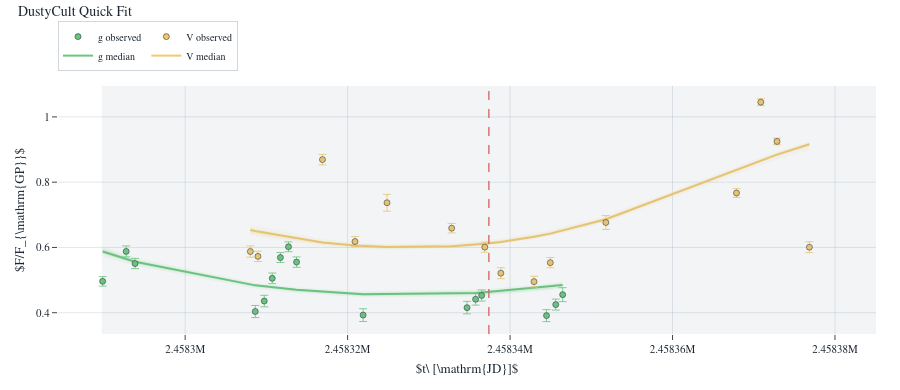

Notebook code for this chart:
### Markdown cell above
## Summary And Example Display

Use this after the smoke test or full run. It reloads from SQLite instead of trusting in-memory results.

### Code cell
candidate_ids = reviewed_dippers['candidate_id'].astype(str).tolist()
final_fits = reload_existing_fits(candidate_ids)

display(final_fits.groupby(['mode', 'status'], dropna=False).size().reset_index(name='n') if not final_fits.empty else Markdown('No DustyCult fits found.'))
display(final_fits.sort_values(['candidate_id', 'mode']) if not final_fits.empty else final_fits)

quick_final = final_fits[final_fits['mode'].astype(str).eq('quick')].copy() if not final_fits.empty else pd.DataFrame()
quick_good = quick_final[quick_final['status'].astype(str).isin(GOOD_STATUSES)].copy() if not quick_final.empty else pd.DataFrame()
print(f'Quick ok/warning fits: {len(quick_good)} / {len(reviewed_dippers)}')


def _display_rows_table(rows: list[tuple[str, str]] | list[tuple[str, str, str, str]]) -> None:
    if not rows:
        return
    frame = pd.DataFrame(rows)
    display(frame)


def _load_selected_dustycult_fit(candidate_id: str, mode: str | None = None):
    with db_connect(DB_PATH) as conn:
        fits = load_dustycult_fits(conn, candidate_id)
        fit_row = select_dustycult_display_row(fits, mode=mode)
        if fit_row is None:
            raise ValueError(f'No DustyCult fit row found for {candidate_id}')
        selected_mode = str(fit_row.get('mode') or 'quick')
        curves = load_dustycult_curve(conn, candidate_id, selected_mode)
    return fit_row, curves


def display_dustycult_review_panel(candidate_id: str, mode: str | None = None) -> None:
    fit_row, curves = _load_selected_dustycult_fit(candidate_id, mode)
    selected_mode = str(fit_row.get('mode') or 'quick')
    display(Markdown(f'### `{candidate_id}` DustyCult `{selected_mode}`'))
    _display_rows_table(dustycult_fit_metadata_rows(fit_row))
    if curves is not None and not curves.empty:
        display(build_dustycult_fit_figure(curves, fit_row, theme='white'))
    try:
        display(build_dustycult_occulter_figure(fit_row, theme='white', grid_n=501))
    except Exception as exc:
        display(Markdown(f'Occulter plot unavailable: `{exc}`'))
    _display_rows_table(dustycult_geometry_rows(fit_row))
    _display_rows_table(dustycult_posterior_rows(fit_row, limit=None))


if quick_good.empty:
    display(Markdown('No ok/warning quick fits are available yet.'))
else:
    example = quick_good.sort_values(['status', 'candidate_id']).iloc[0]
    display_dustycult_review_panel(str(example['candidate_id']), EXAMPLE_PLOT_MODE)

### Figure 1 — Plotly figure (JSON) as saved in the notebook; plotly's stock layout.template omitted (floating-point values rounded to 4 significant figures)
{"data": [{"hoverinfo": "skip", "legendgroup": "g", "line": {"color": "#69c779", "width": 0}, "mode": "lines", "showlegend": false, "type": "scatter", "x": [2458000.0, 2458000.0, 2458000.0, 2458000.0, 2458000.0, 2458000.0, 2458000.0, 2458000.0, 2458000.0, 2458000.0, 2458000.0, 2458000.0, 2458000.0, 2458000.0, 2458000.0, 2458000.0], "y": [0.5724, 0.5513, 0.5442, 0.4743, 0.4707, 0.4679, 0.4652, 0.4627, 0.4604, 0.4474, 0.4488, 0.4501, 0.4511, 0.4679, 0.4712, 0.4738]}, {"fill": "tonexty", "fillcolor": "rgba(105, 199, 121, 0.08)", "hoverinfo": "skip", "legendgroup": "g", "line": {"color": "#69c779", "width": 0}, "mode": "lines", "name": "g 95%", "showlegend": false, "type": "scatter", "x": [2458000.0, 2458000.0, 2458000.0, 2458000.0, 2458000.0, 2458000.0, 2458000.0, 2458000.0, 2458000.0, 2458000.0, 2458000.0, 2458000.0, 2458000.0, 2458000.0, 2458000.0, 2458000.0], "y": [0.6032, 0.5773, 0.5685, 0.4911, 0.4879, 0.4852, 0.4827, 0.4804, 0.478, 0.4655, 0.4685, 0.4699, 0.471, 0.4891, 0.4926, 0.4954]}, {"hoverinfo": "skip", "legendgroup": "g", "line": {"color": "#69c779", "width": 0}, "mode": "lines", "showlegend": false, "type": "scatter", "x": [2458000.0, 2458000.0, 2458000.0, 2458000.0, 2458000.0, 2458000.0, 2458000.0, 2458000.0, 2458000.0, 2458000.0, 2458000.0, 2458000.0, 2458000.0, 2458000.0, 2458000.0, 2458000.0], "y": [0.5807, 0.5579, 0.5501, 0.4792, 0.4757, 0.4728, 0.4701, 0.4674, 0.4649, 0.4516, 0.4529, 0.4542, 0.4553, 0.4721, 0.4752, 0.4777]}, {"fill": "tonexty", "fillcolor": "rgba(105, 199, 121, 0.16)", "hoverinfo": "skip", "legendgroup": "g", "line": {"color": "#69c779", "width": 0}, "mode": "lines", "name": "g 68%", "showlegend": false, "type": "scatter", "x": [2458000.0, 2458000.0, 2458000.0, 2458000.0, 2458000.0, 2458000.0, 2458000.0, 2458000.0, 2458000.0, 2458000.0, 2458000.0, 2458000.0, 2458000.0, 2458000.0, 2458000.0, 2458000.0], "y": [0.5964, 0.5707, 0.5624, 0.4869, 0.4831, 0.4803, 0.4778, 0.4754, 0.4731, 0.4612, 0.4638, 0.4651, 0.4662, 0.4833, 0.4868, 0.4894]}, {"legendgroup": "g", "line": {"color": "#69c779", "width": 2}, "mode": "lines", "name": "g median", "type": "scatter", "x": [2458000.0, 2458000.0, 2458000.0, 2458000.0, 2458000.0, 2458000.0, 2458000.0, 2458000.0, 2458000.0, 2458000.0, 2458000.0, 2458000.0, 2458000.0, 2458000.0, 2458000.0, 2458000.0], "y": [0.5873, 0.5642, 0.5561, 0.4838, 0.4805, 0.4778, 0.4751, 0.4726, 0.4702, 0.4566, 0.4588, 0.4604, 0.4616, 0.4786, 0.4821, 0.4847]}, {"error_y": {"array": [0.01462, 0.01678, 0.01572, 0.01859, 0.01766, 0.01629, 0.0152, 0.01497, 0.01585, 0.01953, 0.01914, 0.01788, 0.0171, 0.01837, 0.01683, 0.02139], "thickness": 0.8, "type": "data", "visible": true}, "legendgroup": "g", "marker": {"color": "#69c779", "line": {"color": "#111827", "width": 0.5}, "size": 6}, "mode": "markers", "name": "g observed", "type": "scatter", "x": [2458000.0, 2458000.0, 2458000.0, 2458000.0, 2458000.0, 2458000.0, 2458000.0, 2458000.0, 2458000.0, 2458000.0, 2458000.0, 2458000.0, 2458000.0, 2458000.0, 2458000.0, 2458000.0], "y": [0.4962, 0.5878, 0.5506, 0.4036, 0.4357, 0.5053, 0.5691, 0.602, 0.5552, 0.3927, 0.4155, 0.4412, 0.4527, 0.3911, 0.4249, 0.4553]}, {"hoverinfo": "skip", "legendgroup": "V", "line": {"color": "#f2c86b", "width": 0}, "mode": "lines", "showlegend": false, "type": "scatter", "x": [2458000.0, 2458000.0, 2458000.0, 2458000.0, 2458000.0, 2458000.0, 2458000.0, 2458000.0, 2458000.0, 2458000.0, 2458000.0, 2458000.0, 2458000.0, 2458000.0, 2458000.0], "y": [0.6372, 0.6325, 0.6033, 0.5956, 0.5919, 0.5965, 0.6051, 0.6106, 0.6253, 0.6344, 0.6767, 0.8263, 0.8522, 0.8688, 0.8979]}, {"fill": "tonexty", "fillcolor": "rgba(242, 200, 107, 0.08)", "hoverinfo": "skip", "legendgroup": "V", "line": {"color": "#f2c86b", "width": 0}, "mode": "lines", "name": "V 95%", "showlegend": false, "type": "scatter", "x": [2458000.0, 2458000.0, 2458000.0, 2458000.0, 2458000.0, 2458000.0, 2458000.0, 2458000.0, 2458000.0, 2458000.0, 2458000.0, 2458000.0, 2458000.0, 2458000.0, 2458000.0], "y": [0.6712, 0.6649, 0.6255, 0.6155, 0.6106, 0.6134, 0.6217, 0.6274, 0.6435, 0.6532, 0.6974, 0.8468, 0.8756, 0.894, 0.9252]}, {"hoverinfo": "skip", "legendgroup": "V", "line": {"color": "#f2c86b", "width": 0}, "mode": "lines", "showlegend": false, "type": "scatter", "x": [2458000.0, 2458000.0, 2458000.0, 2458000.0, 2458000.0, 2458000.0, 2458000.0, 2458000.0, 2458000.0, 2458000.0, 2458000.0, 2458000.0, 2458000.0, 2458000.0, 2458000.0], "y": [0.6438, 0.6392, 0.6092, 0.6, 0.5959, 0.5993, 0.607, 0.6126, 0.6285, 0.6375, 0.6804, 0.8331, 0.8617, 0.8795, 0.9098]}, {"fill": "tonexty", "fillcolor": "rgba(242, 200, 107, 0.16)", "hoverinfo": "skip", "legendgroup": "V", "line": {"color": "#f2c86b", "width": 0}, "mode": "lines", "name": "V 68%", "showlegend": false, "type": "scatter", "x": [2458000.0, 2458000.0, 2458000.0, 2458000.0, 2458000.0, 2458000.0, 2458000.0, 2458000.0, 2458000.0, 2458000.0, 2458000.0, 2458000.0, 2458000.0, 2458000.0, 2458000.0], "y": [0.6608, 0.6549, 0.6199, 0.6115, 0.6065, 0.6093, 0.6168, 0.6226, 0.6386, 0.648, 0.692, 0.8434, 0.8726, 0.8901, 0.9217]}, {"legendgroup": "V", "line": {"color": "#f2c86b", "width": 2}, "mode": "lines", "name": "V median", "type": "scatter", "x": [2458000.0, 2458000.0, 2458000.0, 2458000.0, 2458000.0, 2458000.0, 2458000.0, 2458000.0, 2458000.0, 2458000.0, 2458000.0, 2458000.0, 2458000.0, 2458000.0, 2458000.0], "y": [0.6537, 0.6485, 0.6154, 0.6058, 0.6011, 0.6033, 0.6111, 0.6166, 0.6327, 0.6424, 0.6866, 0.8383, 0.8673, 0.8844, 0.9161]}, {"error_y": {"array": [0.01731, 0.01582, 0.01601, 0.01537, 0.02579, 0.01457, 0.0155, 0.0168, 0.01642, 0.0158, 0.02118, 0.01342, 0.01059, 0.01022, 0.0166], "thickness": 0.8, "type": "data", "visible": true}, "legendgroup": "V", "marker": {"color": "#f2c86b", "line": {"color": "#111827", "width": 0.5}, "size": 6}, "mode": "markers", "name": "V observed", "type": "scatter", "x": [2458000.0, 2458000.0, 2458000.0, 2458000.0, 2458000.0, 2458000.0, 2458000.0, 2458000.0, 2458000.0, 2458000.0, 2458000.0, 2458000.0, 2458000.0, 2458000.0, 2458000.0], "y": [0.5875, 0.5726, 0.8691, 0.6181, 0.7369, 0.659, 0.6009, 0.5211, 0.4953, 0.5533, 0.6764, 0.7668, 1.045, 0.9249, 0.6007]}], "layout": {"font": {"color": "#1c2733", "family": "STIXGeneral, Nimbus Roman, DejaVu Serif", "size": 11}, "height": 390, "legend": {"bgcolor": "rgba(255, 255, 255, 0.92)", "bordercolor": "rgba(120, 140, 158, 0.35)", "borderwidth": 1, "font": {"family": "STIXGeneral, Nimbus Roman, DejaVu Serif", "size": 10}, "itemwidth": 30, "orientation": "h", "x": 0, "xanchor": "left", "y": 1.06, "yanchor": "bottom"}, "margin": {"b": 56, "l": 58, "r": 24, "t": 86}, "paper_bgcolor": "#ffffff", "plot_bgcolor": "#ffffff", "shapes": [{"fillcolor": "rgba(125,145,166,0.10)", "line": {"width": 0}, "type": "rect", "x0": 2458000.0, "x1": 2458000.0, "xref": "x", "y0": 0, "y1": 1, "yref": "y domain"}, {"line": {"color": "#d66b6b", "dash": "dash", "width": 1.4}, "type": "line", "x0": 2458000.0, "x1": 2458000.0, "xref": "x", "y0": 0, "y1": 1, "yref": "y domain"}], "title": {"font": {"family": "STIXGeneral, Nimbus Roman, DejaVu Serif", "size": 14}, "text": "DustyCult Quick Fit", "x": 0.02, "xanchor": "left", "y": 0.985, "yanchor": "top"}, "xaxis": {"gridcolor": "rgba(104, 128, 149, 0.18)", "ticks": "outside", "title": {"standoff": 8, "text": "$t\\ [\\mathrm{JD}]$"}, "zeroline": false}, "yaxis": {"gridcolor": "rgba(104, 128, 149, 0.18)", "ticks": "outside", "title": {"standoff": 8, "text": "$F/F_{\\mathrm{GP}}$"}, "zeroline": false}}}
